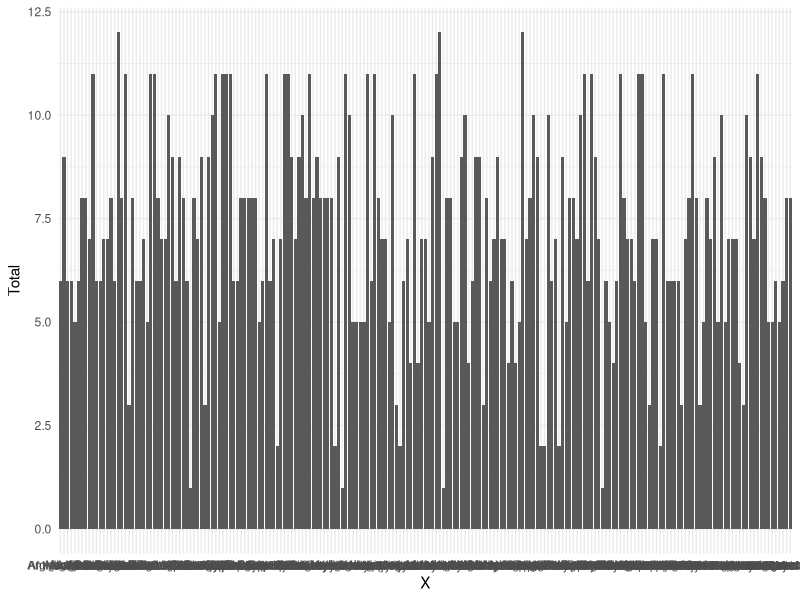

The R source for this figure:
## ---- chunk 1
## Defaults for R chunks
knitr::opts_chunk$set(echo = TRUE, ## echo = TRUE means code will show
                      warning=FALSE, ## supress warnings and messages from R
                      message=FALSE,
                      fig.path='Figs/', ## where to save figures
                      fig.height = 3, ## default figure size (can differ in each chunk)
                      fig.width = 3)

## Add any R packages you require. 
## Here are some we will use in 811:
requires <- c("tidyverse", ## tidyverse includes dplyr and ggplot2
              "magrittr",
              "foreign",
              "readstata13",
              "here")

## Install any you don't have
to_install <- c(requires %in% rownames(installed.packages()) == FALSE)
install.packages(c(requires[to_install], "NA"), repos = "https://cloud.r-project.org/" )

## Load all required R packages
library(tidyverse)
library(ggplot2); theme_set(theme_minimal())
library(magrittr)
library(here)
## ---- chunk 2
dataset <- read.csv("Dataset ready for summary.csv")

summary(dataset)
var(dataset)
## ---- chunk 3

ggplot(dataset, aes(X, Total)) +
    geom_bar(stat = "identity")
#Okay, I need to graph the country against its number of IGO membership.

#Create 
